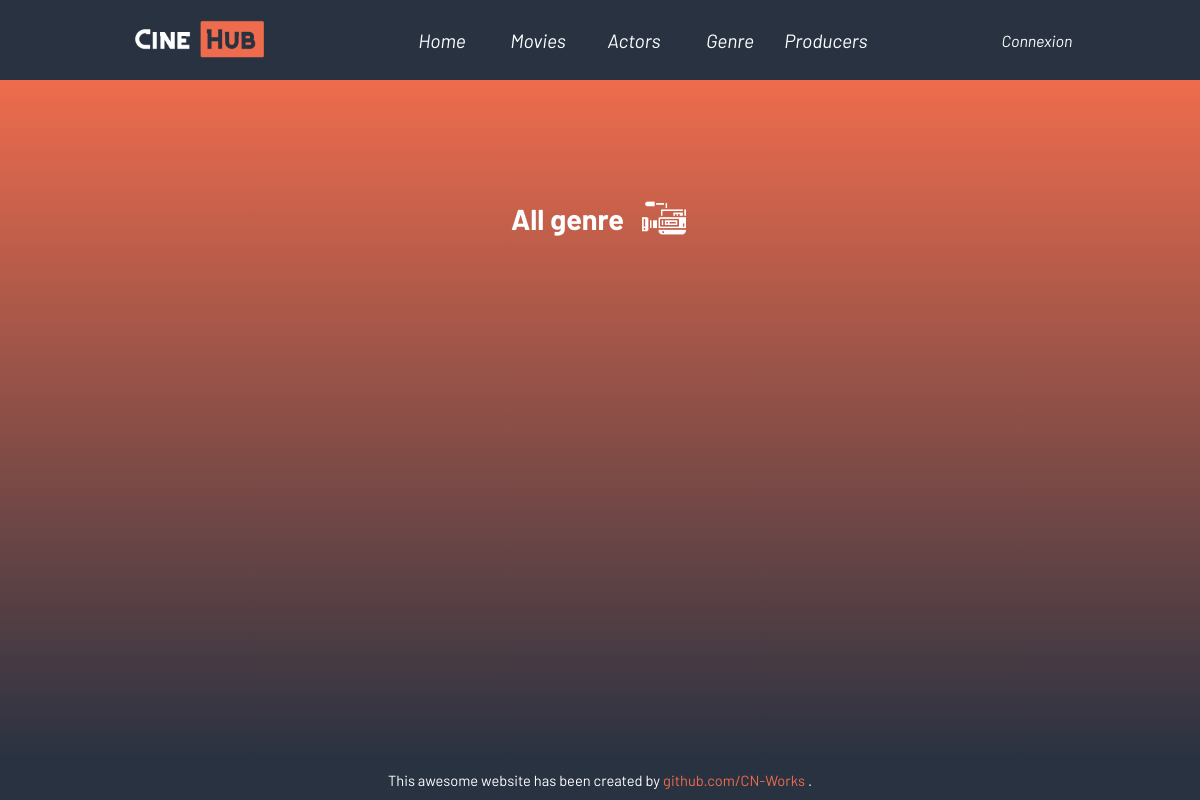
The page /index.php?action=genreList on the database as committed earlier.
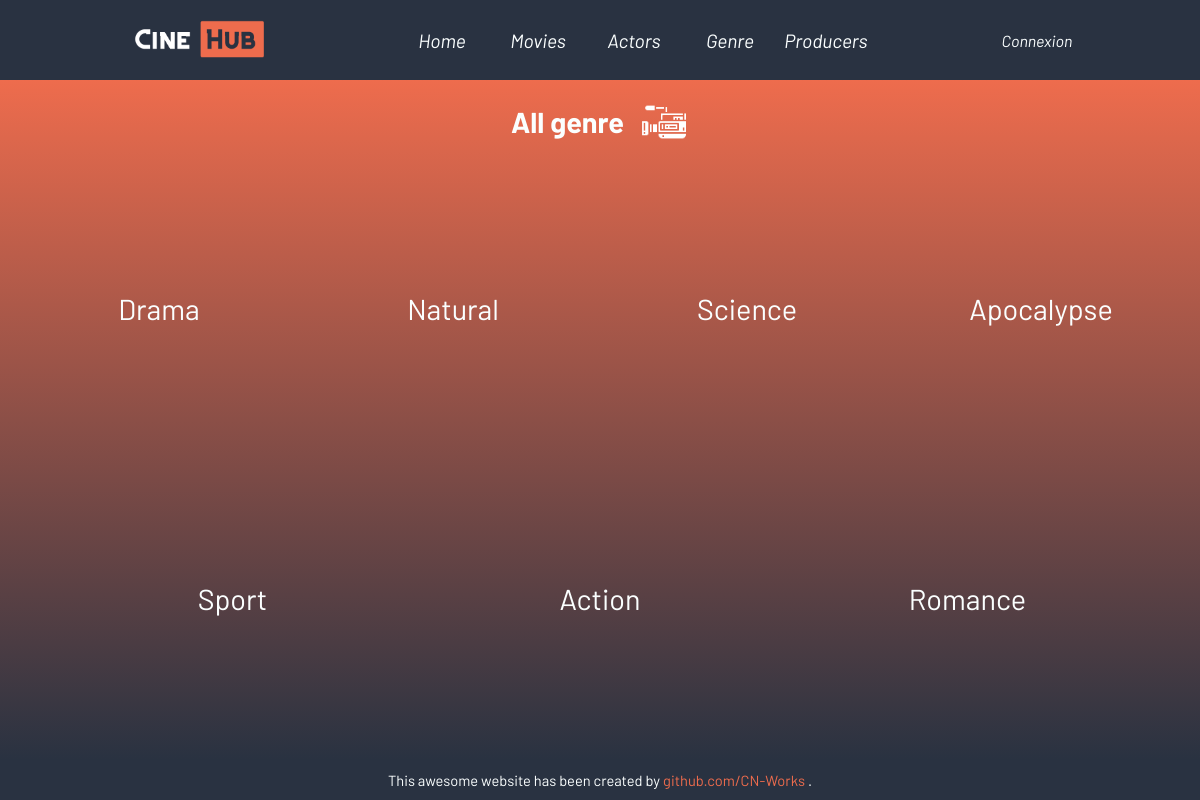
The same page on the database as committed later.
### tables this page shows
CREATE TABLE IF NOT EXISTS `genre` (
  `id_genre` int NOT NULL AUTO_INCREMENT,
  `nom_genre` varchar(50) DEFAULT NULL,
  PRIMARY KEY (`id_genre`)
);

### controllers/Genre_controller.php (called while the page is built)
<?php
class GenreController {
    public function findAllGenre() {
        $dao = new DAO();
        $sql = "SELECT nom_genre AS label, id_genre AS id FROM genre";
        $genre = $dao->executeRequest($sql);
        require "views/genre/genrelisting.php";
    }
}
?>

### db/DAO.php (called while the page is built, shortened)
<?php
class DAO {
    private $db;
    public function __construct(){
        $this->db = new PDO('mysql:host=localhost;dbname=cinehub;charset=utf8', 'root', '');
    }
    public function executeRequest($sql, $params = NULL) {
        if ($params == NULL){
            $resultat = $this->db->query($sql);
        } else {
            $resultat = $this->db->prepare($sql);
            $resultat->execute($params);
        }
        return $resultat;
    }
}

### views/genre/genrelisting.php (the view, shortened to what this page needs)
<main class="genrelist-main">
    <div class="genrelist-head">
        <h2 class="genrelist-head-title">All genre</h2>
        <img class="genrelist-head-image unselectable" src="public/images/movie_camera.png" alt="Movie genre icon">
    </div>
    <div class="genrelist-cards">
    <?php
        foreach ($genre->fetchAll() as $genredata) {
            echo "
                <div class='genrelist-card'>
                    <a class='genrelist-card-link' href=''>".$genredata["label"]."</a>
                </div>
            ";
        }
    ?>
    </div>
</main>
<?php
    require("views/template.php");
?>

Rows that differ between the two databases and show on the page:
now on this page (row edited): genre: nom_genre "Drama"
now on this page (row edited): genre: nom_genre "Natural"
now on this page (row edited): genre: nom_genre "Science"
added genre: nom_genre "Apocalypse"
added genre: nom_genre "Sport"
added genre: nom_genre "Action"
added genre: nom_genre "Romance"
